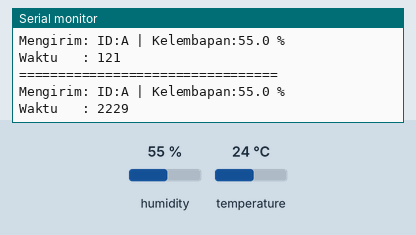
Simulated run of this sketch. Board: ESP32. Shown: the last lines printed to the serial monitor. Inputs (shaded band) come from the test bench; at power-on: humidity 55 %, temperature 24 °C. No radio packets arrive unless stated.

Above: at 2.9 s.
3.0 s: humidity set to 22 %
At 5.2 s:
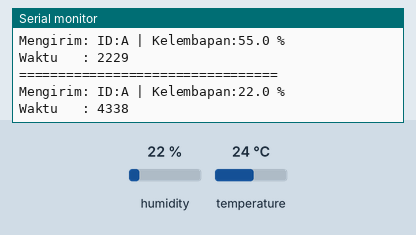
5.8 s: humidity set to 40 %
At 7.1 s:
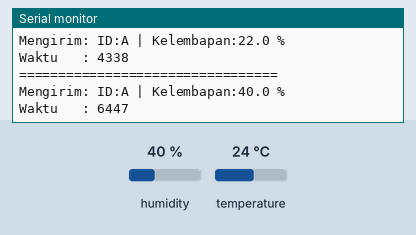
Timing chart, 0 to 8.8 s (numbered marks = the images above; inputs shaded):
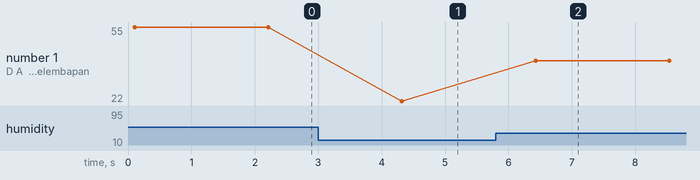

The sketch:

Node_Transmitter.ino
```cpp
#include <SPI.h>
#include <LoRa.h>
#include <DHT.h>

#define CS_PIN    5
#define RST_PIN   14
#define DIO0_PIN  26

#define DHTPIN 4
#define DHTTYPE DHT11
DHT dht(DHTPIN, DHTTYPE);

void setup() {
  Serial.begin(9600);
  while (!Serial);

  dht.begin();

  LoRa.setPins(CS_PIN, RST_PIN, DIO0_PIN);
  if (!LoRa.begin(433E6)) {
    Serial.println("Gagal memulai LoRa!");
    while (true);
  }

  Serial.println("LoRa P2P Transmitter Siap.");
}

void loop() {
  float kelembapan = dht.readHumidity();

  if (isnan(kelembapan)) {
    Serial.println("Gagal membaca sensor Kelembapan!");
    return;
  }

  String pesan = "ID:A | Kelembapan:" + String(kelembapan, 1) + " %";

  LoRa.beginPacket();
  LoRa.print(pesan);
  LoRa.endPacket();

  Serial.println("=================================");
  Serial.println("Mengirim: " + pesan);
  Serial.print("Waktu   : ");
  Serial.println(millis());
  Serial.println();

  delay(2000);
}
```

Measured:
- after the input at 3.0 s, the serial monitor: prints a new line after 1.3 s (image 1)
- after the input at 5.8 s, the serial monitor: prints a new line after 0.63 s (image 2)
- plotted number 1: 55 → 22 after the input at 3.0 s, 22 → 40 after the input at 5.8 s
